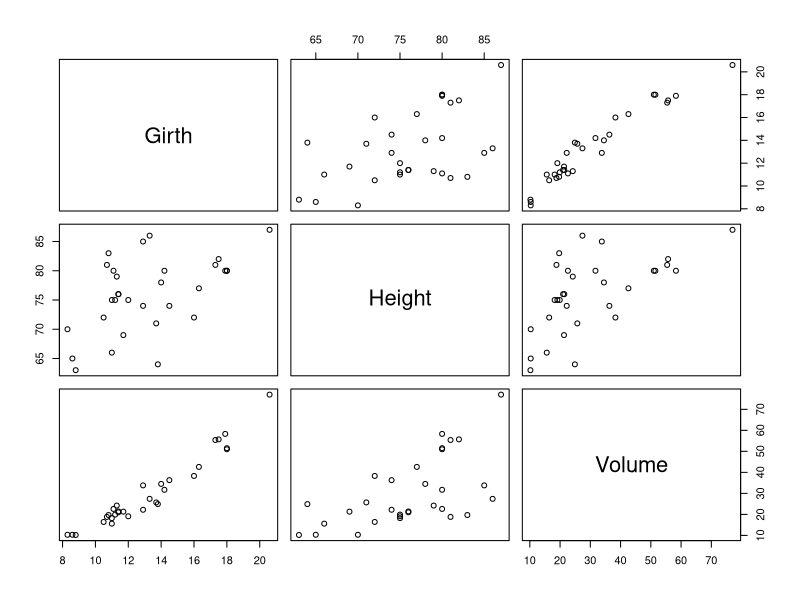
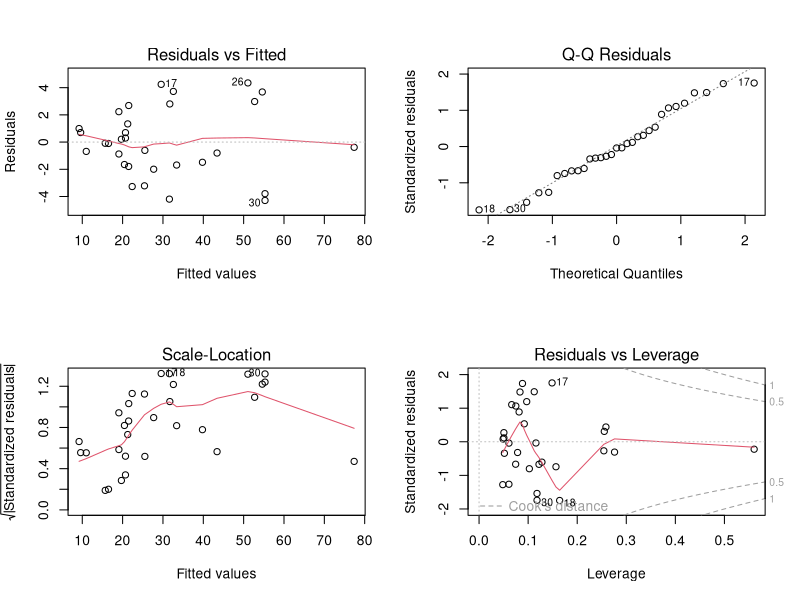

Here is the R script that generated these plots, in order:
library(MASS)

#As a first example consider the trees data set from the MASS package.
#The data set contains the girth, height and volume of 31 felled black
#cherry trees. The aim is to obtain a model which can be used to predict
#the volume of a tree based on its height and girth.

data(trees)
head(trees)
summary(trees)
plot(trees)

#Let us first fit a marginal model for the two explaining variables.

fit.girth <- lm(Volume ~ Girth, data = trees)
summary(fit.girth)

fit.height <- lm(Volume ~ Height, data = trees)
summary(fit.height)

#Model containing both explaining variables.

fit.both <- lm(Volume ~ Girth + Height, data = trees)
summary(fit.both)
coef(fit.both)
confint(fit.both)
anova(fit.both)

#A full model might here rather a model with a second degree polynomial
#for both variables.

fit.full <- lm(Volume ~ Girth + I(Girth^2) + Height + I(Height^2), data = trees)
summary(fit.full)

coef(fit.full)
confint(fit.full)
anova(fit.full)

#The polynomials make the parameters difficult to interpret.

with(trees, cor(Girth, Girth^2))
with(trees, cor(Height, Height^2))

m.Girth <- with(trees, mean(Girth))
m.Height <- with(trees, mean(Height))
with(trees, cor(Girth-m.Girth, (Girth-m.Girth)^2))

#So lets us the centered variables.

fit.full.c <- lm(Volume ~ I(Girth-m.Girth)+ I((Girth-m.Girth)^2)+ I(Height-m.Height) + I((Height-m.Height)^2), data = trees)
summary(fit.full.c)#Last one is not stats signif


fit.2 <- lm(Volume ~ I(Girth-m.Girth)+ I((Girth-m.Girth)^2) + I(Height-m.Height), data = trees)
summary(fit.2)#better without last

#Some model comparison if we would need the dropped term

anova(fit.full.c, fit.2)#model fit.full is not significantly different from fit.2
AIC(fit.full.c)
AIC(fit.2)#fit 2 has a smaller AIC

par(mfrow=c(2,2))
plot(fit.2)

influence.measures(fit.2)#leverage values for each observation are called "hat"

#The model in this form might not be fully satisfactory.